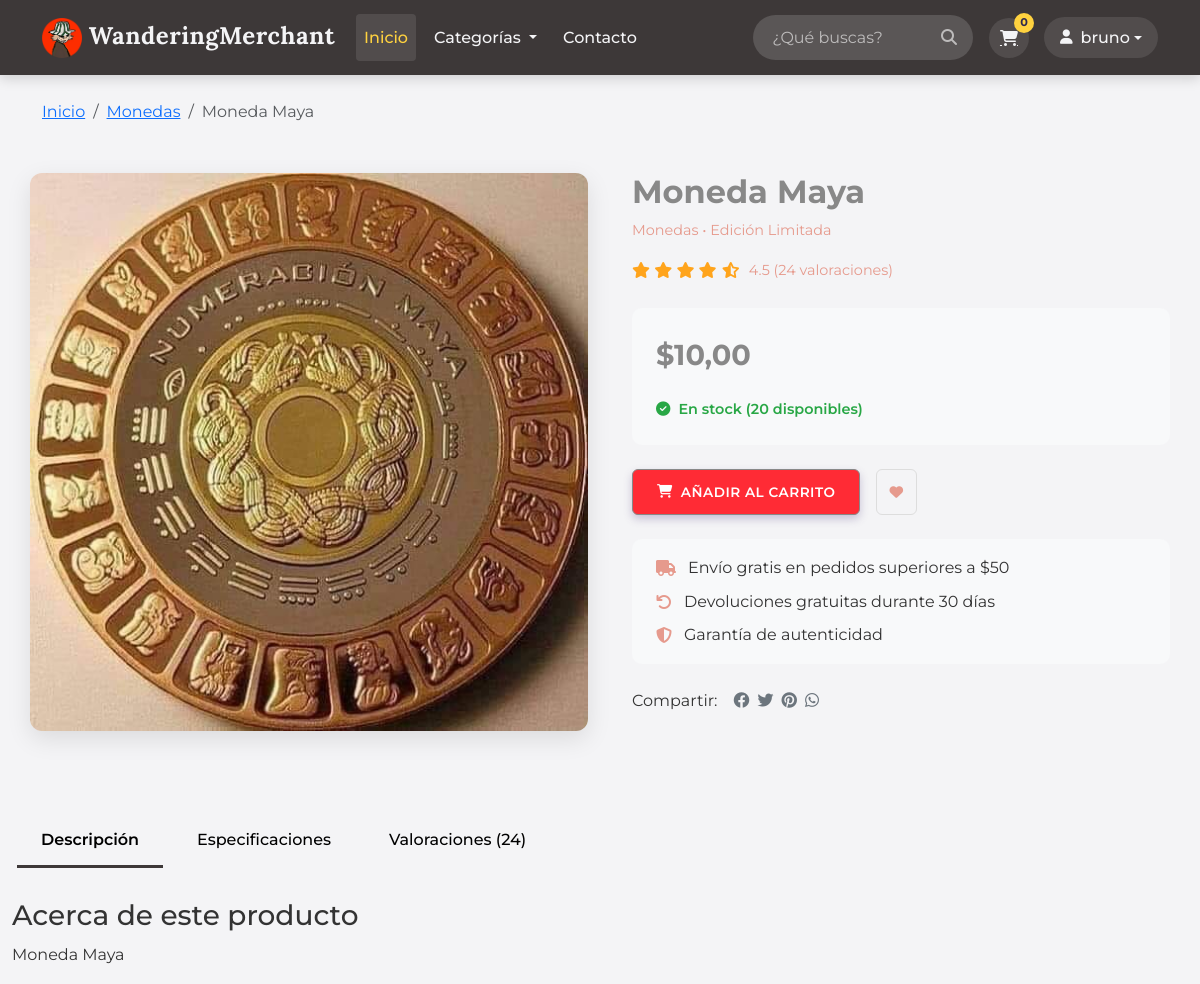
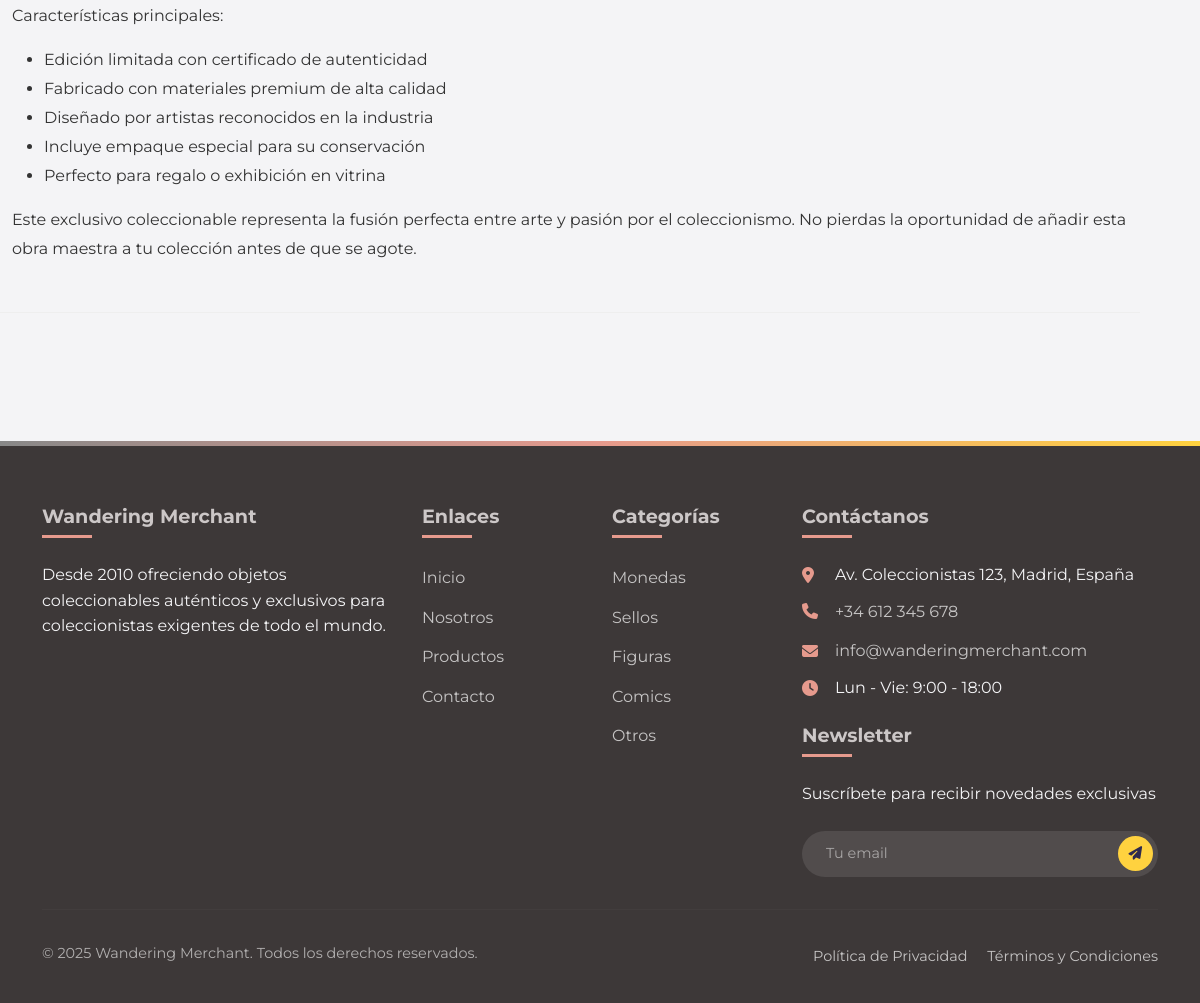
The app's page /producto/1/ (signed in) with its own data (2 pictures, top to bottom).
### usuarios/models.py (models this page shows, shortened)
class UsuarioPersonalizado(AbstractUser):
    ROLES = (
        ('usuario', 'Usuario'),
        ('vendedor', 'Vendedor'),
        ('admin', 'Administrador'),
    )
    rol = models.CharField(max_length=10, choices=ROLES, default='usuario')
    telefono = models.CharField(max_length=20, blank=True, null=True)
    biografia = models.TextField(blank=True, null=True)
    avatar = CloudinaryField('avatar', blank=True, null=True)

### coleccionables/models.py (models this page shows, shortened)
class Coleccionable(models.Model):
    titulo = models.CharField(max_length=200)
    descripcion = models.TextField()
    precio = models.DecimalField(max_digits=10, decimal_places=2)
    categoria = models.ForeignKey(Categoria, on_delete=models.CASCADE, related_name='coleccionable')
    imagen = models.ImageField(upload_to='coleccionables/img/', blank=True, null=True)
    stock = models.PositiveIntegerField(default=0)
    fecha_publicacion = models.DateTimeField(auto_now_add=True)
    vendedor = models.ForeignKey(UsuarioPersonalizado, on_delete=models.CASCADE, related_name='coleccionables')

class Categoria(models.Model):
    nombre = models.CharField(max_length=100)
    slug = models.SlugField(unique=True, blank=True, null=True)
    imagen = models.ImageField(upload_to='categorias/', null=True, blank=True)
    def __str__(self):
        return self.nombre

### coleccionables/views.py (the view)
# urls.py: path('producto/<int:pk>/', views.producto_detalle, name='producto_detalle'),
def producto_detalle(request, pk):
    producto = get_object_or_404(Coleccionable, pk=pk)
    return render(request, 'producto_detalle.html', {'producto': producto})

### coleccionables/templates/producto_detalle.html (shortened to what this page needs)
{% extends 'base.html' %}
{% load static %}
{% block content %}
<nav aria-label="breadcrumb" class="container mt-4">
    <ol class="breadcrumb">
        <li class="breadcrumb-item"><a href="{% url 'home' %}">Inicio</a></li>
        <li class="breadcrumb-item"><a href=" {% url 'categoria' producto.categoria.slug %} ">{{ producto.categoria }}</a></li>
        <li class="breadcrumb-item active" aria-current="page">{{ producto.titulo }}</li>
    </ol>
</nav>
<section class="product-main container">
    <div class="row">
        <div class="col-lg-6">
            <div class="product-image-container">
                <div class="product-main-image">
                    <img src="{{ producto.imagen.url }}" class="img-fluid" alt="{{ producto.titulo }}">
                </div>
            </div>
        </div>
        <div class="col-lg-6 product-info-container">
            <h1 class="product-title">{{ producto.titulo }}</h1>
            <p class="product-category">{{ producto.categoria }} • Edición Limitada</p>
            <div class="product-rating">
                <div class="rating-stars">
                    <i class="fas fa-star"></i>
                    <i class="fas fa-star"></i>
                    <i class="fas fa-star"></i>
                    <i class="fas fa-star"></i>
                    <i class="fas fa-star-half-alt"></i>
                </div>
                <span class="rating-count">4.5 (24 valoraciones)</span>
            </div>
            <div class="product-price-container">
                <div class="d-flex align-items-center">
                    <div class="product-price">${{ producto.precio }}</div>
                </div>
                {% if producto.stock > 10 %}
                    <div class="product-stock">
                        <i class="fas fa-check-circle"></i> En stock ({{ producto.stock }} disponibles)
                    </div>
                {% elif producto.stock > 0 %}
                    <div class="product-stock low">
                        <i class="fas fa-exclamation-circle"></i> ¡Últimas unidades! ({{ producto.stock }} disponibles)
                    </div>
                {% else %}
                    <div class="product-stock out">
                        <i class="fas fa-times-circle"></i> Agotado temporalmente
                    </div>
                {% endif %}
            </div>
            <div class="product-actions">
                <form method="POST" action="{% url 'agregar_al_carrito' producto.id %}">
                    <button class="btn btn-primary btn-add-cart" type="submit">
                        <i class="fas fa-shopping-cart"></i> Añadir al carrito
                    </button>
                </form>
                <button class="btn btn-wishlist">
                    <i class="fas fa-heart"></i>
                </button>
            </div>
            <div class="product-delivery">
                <div class="delivery-option">
                    <i class="fas fa-truck"></i>
                    <div>Envío gratis en pedidos superiores a $50</div>
                </div>
                <div class="delivery-option">
                    <i class="fas fa-undo"></i>
                    <div>Devoluciones gratuitas durante 30 días</div>
                </div>
                <div class="delivery-option">
                    <i class="fas fa-shield-alt"></i>
                    <div>Garantía de autenticidad</div>
                </div>
            </div>
            <div class="d-flex align-items-center">
                <span class="me-3">Compartir:</span>
                <a href="#" class="me-2 text-secondary"><i class="fab fa-facebook"></i></a>
                <a href="#" class="me-2 text-secondary"><i class="fab fa-twitter"></i></a>
                <a href="#" class="me-2 text-secondary"><i class="fab fa-pinterest"></i></a>
                <a href="#" class="me-2 text-secondary"><i class="fab fa-whatsapp"></i></a>
            </div>
        </div>
    </div>
</section>
<section class="container product-tabs">
    <ul class="nav nav-tabs" id="productTabs" role="tablist">
        <li class="nav-item" role="presentation">
            <button class="nav-link active" id="description-tab" data-bs-toggle="tab" data-bs-target="#description" type="button" role="tab" aria-controls="description" aria-selected="true">Descripción</button>
        </li>
        <li class="nav-item" role="presentation">
            <button class="nav-link" id="specs-tab" data-bs-toggle="tab" data-bs-target="#specs" type="button" role="tab" aria-controls="specs" aria-selected="false">Especificaciones</button>
        </li>
        <li class="nav-item" role="presentation">
            <button class="nav-link" id="reviews-tab" data-bs-toggle="tab" data-bs-target="#reviews" type="button" role="tab" aria-controls="reviews" aria-selected="false">Valoraciones (24)</button>
        </li>
    </ul>
    <div class="tab-content" id="productTabsContent">
        <div class="tab-pane fade show active" id="description" role="tabpanel" aria-labelledby="description-tab">
            <div class="product-description">
                <h3>Acerca de este producto</h3>
                <p>{{ producto.descripcion|default:"Disfruta de este exclusivo coleccionable diseñado para los verdaderos entusiastas. Esta pieza única forma parte de nuestra serie especial, con detalles meticulosos y acabados de alta calidad que lo convierten en una adición invaluable para cualquier colección." }}</p>
                <p>Características principales:</p>
                <ul>
                    <li>Edición limitada con certificado de autenticidad</li>
                    <li>Fabricado con materiales premium de alta calidad</li>
                    <li>Diseñado por artistas reconocidos en la industria</li>
                    <li>Incluye empaque especial para su conservación</li>
                    <li>Perfecto para regalo o exhibición en vitrina</li>
                </ul>
                <p>Este exclusivo coleccionable representa la fusión perfecta entre arte y pasión por el coleccionismo. No pierdas la oportunidad de añadir esta obra maestra a tu colección antes de que se agote.</p>
            </div>
        </div>
    </div>
</section>
{% endblock %}

### templates/base.html (shortened to what this page needs)
{% load static %}
<!DOCTYPE html>
<html lang="es">
<head>
    <link href="https://cdn.jsdelivr.net/npm/bootstrap@5.3.0/dist/css/bootstrap.min.css" rel="stylesheet">
    <link rel="stylesheet" href="https://cdnjs.cloudflare.com/ajax/libs/font-awesome/6.4.0/css/all.min.css">
</head>
<body>
    <header>
        <nav class="navbar navbar-expand-lg">
            <div class="container">
                <a class="navbar-brand" href="{% url 'home' %}">
                    <img src="{% static 'images/nuevo_icono.png' %}" alt="Wandering Merchant" height="40"> WanderingMerchant
                </a>
                <div class="collapse navbar-collapse" id="navbarNav">
                    <ul class="navbar-nav me-auto">
                        <li class="nav-item">
                            <a class="nav-link active" href="{% url 'home' %}">Inicio</a>
                        </li>
                        <li class="nav-item dropdown">
                            <a class="nav-link dropdown-toggle" href="#" id="categoriesDropdown" role="button" data-bs-toggle="dropdown" aria-expanded="false">
                                Categorías
                            </a>
                        </li>
                        <li class="nav-item">
                            <a class="nav-link" href="{% url 'contactos' %}">Contacto</a>
                        </li>
                    </ul>
                    <div class="d-flex align-items-center">
                        <form class="search-form me-3" action="{% url 'busqueda' %}" method="get">
                            <input class="form-control" type="search" placeholder="¿Qué buscas?" aria-label="Search" name="q">
                            <button class="search-btn" type="submit"><i class="fas fa-search"></i></button>
                        </form>
                        <a href="{% url 'ver_carrito' %}" class="cart-btn">
                            <i class="fas fa-shopping-cart"></i>
                            <span class="cart-badge">
                                {{ cart_count|default:"0" }}
                            </span>
                        </a>
                        {% if user.is_authenticated %}
                        <div class="dropdown user-dropdown">
                            <button class="dropdown-toggle" type="button" id="userDropdown" data-bs-toggle="dropdown" aria-expanded="false">
                                <i class="fas fa-user"></i>{{ user.username }}
                            </button>
                        </div>
                        {% else %}
                        <a href="{% url 'login' %}" class="btn btn-primary"><i class="fa-solid fa-circle-user fa-2x"></i></a>
                        {% endif %}
                    </div>
                </div>
            </div>
        </nav>
    </header>
    <main>
        {% block content %}{% endblock %}
    </main>
    <footer class="footer">
        <div class="container">
            <div class="row">
                <div class="col-lg-4 mb-5 mb-lg-0">
                    <h5>Wandering Merchant</h5>
                    <p class="mb-4">Desde 2010 ofreciendo objetos coleccionables auténticos y exclusivos para coleccionistas exigentes de todo el mundo.</p>
                </div>
                <div class="col-lg-2 col-md-6 mb-5 mb-md-0">
                    <h5>Enlaces</h5>
                    <ul class="list-unstyled">
                        <li class="mb-2"><a href="{% url 'home' %}" class="footer-link">Inicio</a></li>
                        <li class="mb-2"><a href="{% url 'nosotros' %}" class="footer-link">Nosotros</a></li>
                        <li class="mb-2"><a href="{% url 'lista_coleccionables' %}" class="footer-link">Productos</a></li>
                        <li class="mb-2"><a href="{% url 'contactos' %}" class="footer-link">Contacto</a></li>
                    </ul>
                </div>
                <div class="col-lg-2 col-md-6">
                    <h5>Categorías</h5>
                <ul class="list-unstyled">
                    <li class="mb-2"><a href="{% url 'categoria' slug='monedas' %}" class="footer-link">Monedas</a></li>
                    <li class="mb-2"><a href="{% url 'categoria' slug='sellos' %}" class="footer-link">Sellos</a></li>
                    <li class="mb-2"><a href="{% url 'categoria' slug='figuras' %}" class="footer-link">Figuras</a></li>
                    <li class="mb-2"><a href="{% url 'categoria' slug='comics' %}" class="footer-link">Comics</a></li>
                    <li class="mb-2"><a href="{% url 'categorias' %}" class="footer-link">Otros</a></li>
                </ul>
                </div>
                <div class="col-lg-4">
                    <h5>Contáctanos</h5>
                    <address class="mb-4">
                        <p class="mb-2"><i class="fas fa-map-marker-alt me-2"></i>Av. Coleccionistas 123, Madrid, España</p>
                        <p class="mb-2"><i class="fas fa-phone me-2"></i><a href="tel:+123456789" class="footer-link">+34 612 345 678</a></p>
                        <p class="mb-2"><i class="fas fa-envelope me-2"></i><a href="mailto:info@wanderingmerchant.com" class="footer-link">info@wanderingmerchant.com</a></p>
                        <p class="mb-2"><i class="fas fa-clock me-2"></i>Lun - Vie: 9:00 - 18:00</p>
                    </address>
                    <h5>Newsletter</h5>
                    <p class="mb-2">Suscríbete para recibir novedades exclusivas</p>
                    <form action="{% url 'lista_coleccionables' %}" method="post" class="subscribe-form">
                        <input type="email" name="email" class="form-control" placeholder="Tu email" required>
                        <button type="submit" class="btn"><i class="fas fa-paper-plane"></i></button>
                    </form>
                </div>
            </div>
            <hr>
            <div class="row footer-bottom">
    <div class="col-md-6 text-center text-md-start">
        <p class="mb-0">&copy; 2025 Wandering Merchant. Todos los derechos reservados.</p>
    </div>
    <div class="col-md-6 text-center text-md-end">
        <a href="{% url 'politica_privacidad' %}" class="footer-link me-3">Política de Privacidad</a>
        <a href="{% url 'terminos_condiciones' %}" class="footer-link">Términos y Condiciones</a>
    </div>
</div>
        </div>
    </footer>
</body>
</html>

### records on screen
UsuarioPersonalizado: username "bruno"
Coleccionable: categoria "Monedas", titulo "Moneda Maya", imagen (picture), precio "10,00", stock "20", descripcion "Moneda Maya"

### other values on screen
{{ cart_count|default:"0" }} "0"
